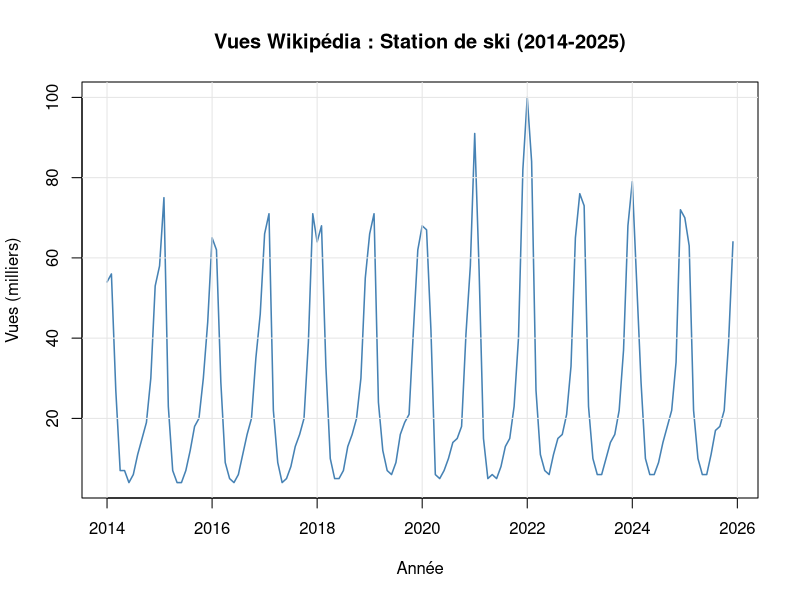
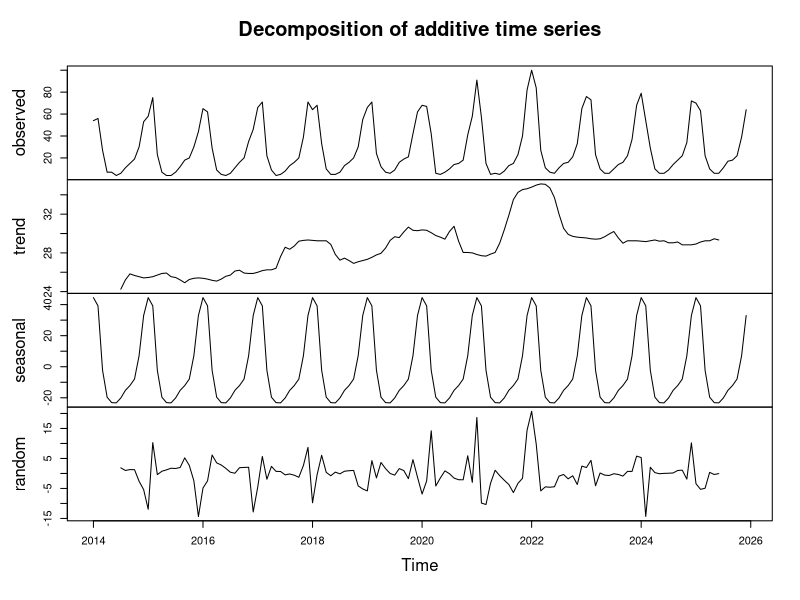
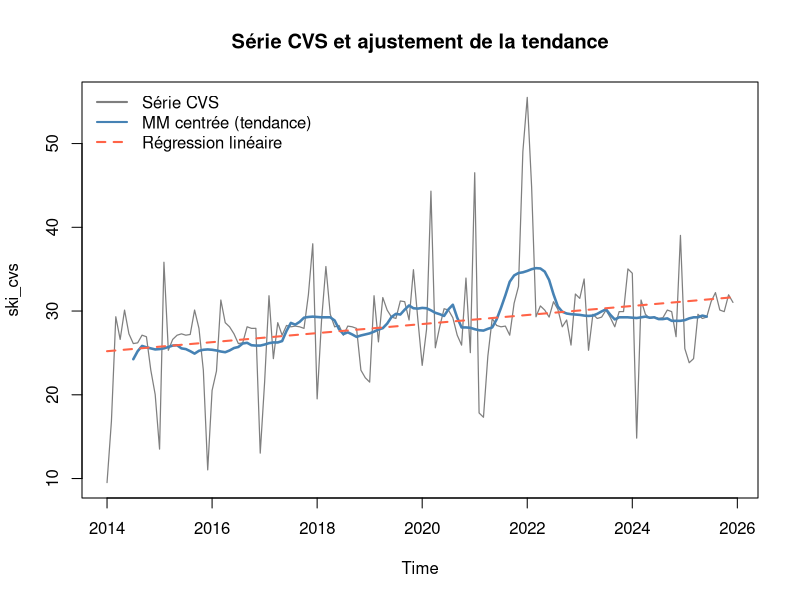
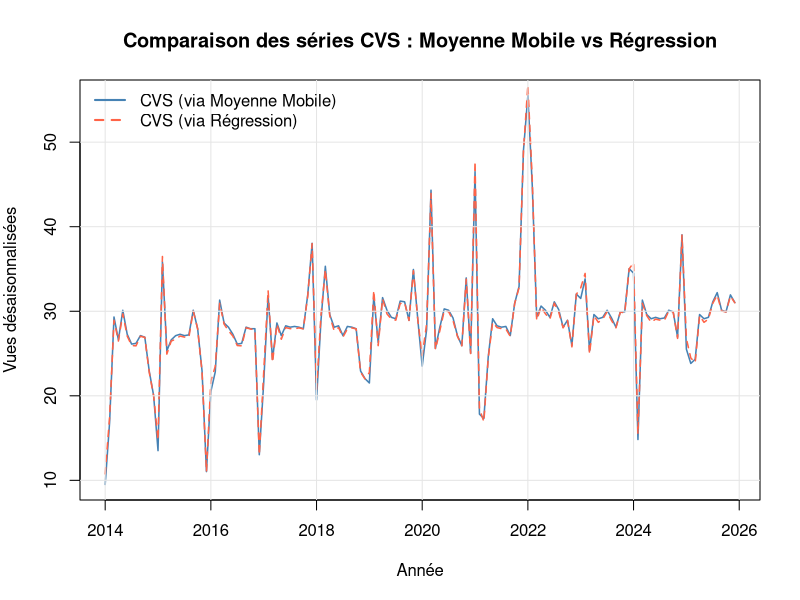
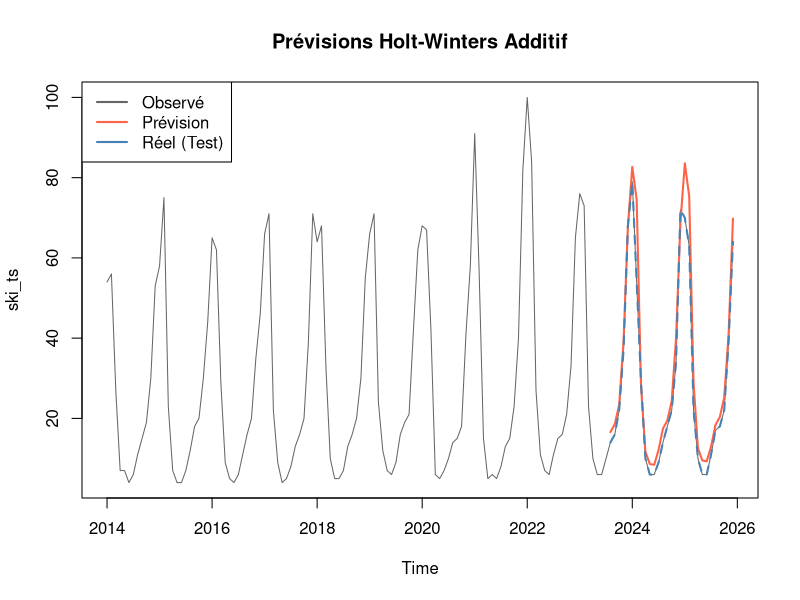
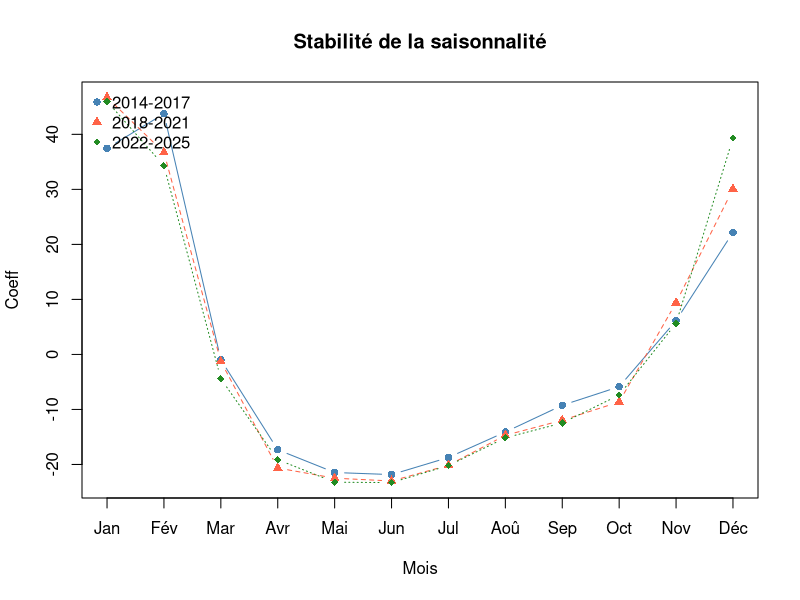

Write the R code that produced these figures, in order.
# =============================================================================
# Projet d'Analyse Descriptive des Séries Temporelles
# Étude : Popularité de "Station de ski" sur Wikipédia (2014-2025)
# =============================================================================

# --- 0. Chargement des packages ---
packages <- c("readxl", "ggplot2", "forecast", "tseries", "dplyr", "tidyr")
for (pkg in packages) {
  if (!require(pkg, character.only = TRUE, quietly = TRUE)) {
    install.packages(pkg)
    library(pkg, character.only = TRUE)
  }
}

# 1. CHARGEMENT
# Assure-toi que le fichier est dans le dossier de travail
df <- readxl::read_excel("ski_dataset.xlsx", sheet = "dataset")
colnames(df) <- c("Date", "Vues")

# Création de la série temporelle
ski_ts <- ts(df$Vues, start = c(2014, 1), frequency = 12)

# =============================================================================
# 2. ANALYSE EXPLORATOIRE - FIGURE 1
# =============================================================================
png("image.png", width = 1000, height = 500, res = 120)
plot.ts(ski_ts, 
        col = "steelblue", 
        lwd = 1.5,
        ylab = "Vues (milliers)",
        xlab = "Année")
title(main = "Vues Wikipédia : Station de ski (2014-2025)") # Titre à part pour éviter l'erreur
grid(col = "gray90", lty = 1)
dev.off()

# =============================================================================
# 3. DÉCOMPOSITION - FIGURE 2
# =============================================================================
decomp <- decompose(ski_ts, type = "additive")

png("image2.png", width = 1000, height = 800, res = 120)
plot(decomp) # plot(decomp) ne supporte pas l'argument main directement
dev.off()

# =============================================================================
# 4. SÉRIE CVS ET TENDANCE - FIGURE 3
# =============================================================================
ski_cvs <- ski_ts - decomp$seasonal
t_index <- 1:length(ski_cvs)
reg_lineaire <- lm(as.numeric(ski_cvs) ~ t_index)

png("image3.png", width = 1000, height = 500, res = 120)
plot.ts(ski_cvs, 
        col = "gray50", 
        lwd = 1.2, 
        main = "Série CVS et ajustement de la tendance")
# Ajout des lignes de tendance
lines(decomp$trend, col = "steelblue", lwd = 2.5)
# Pour la régression linéaire, on crée un objet ts pour l'alignement
tendance_reg_ts <- ts(fitted(reg_lineaire), start = start(ski_ts), frequency = 12)
lines(tendance_reg_ts, col = "tomato", lwd = 2, lty = 2)

legend("topleft",
       legend = c("Série CVS", "MM centrée (tendance)", "Régression linéaire"),
       col = c("gray50", "steelblue", "tomato"),
       lty = c(1, 1, 2), lwd = 2, bty = "n")
dev.off()

# =============================================================================
# 5. DÉSAISONNALISATION PAR RÉGRESSION ET COMPARAISON CVS - FIGURE 4
# =============================================================================

# Création des variables indicatrices pour les mois (Saisonnalité déterministe)
# cycle(ski_ts) donne le mois (1 à 12) pour chaque observation
mois_factor <- factor(cycle(ski_ts))
t_reg <- 1:length(ski_ts)

# Modèle de régression : Tendance linéaire + indicatrices saisonnières
# On enlève l'intercept pour avoir tous les mois ou on garde janvier en référence
modele_reg <- lm(as.numeric(ski_ts) ~ t_reg + mois_factor)

# Extraction de la composante saisonnière par régression
# On récupère les coefficients des mois (2 à 12) et on fixe Janvier à 0 (référence)
coeff_reg <- c(0, coef(modele_reg)[3:13]) 
# Centrage des coefficients (somme égale à 0 comme pour la MM)
coeff_reg_centrees <- coeff_reg - mean(coeff_reg)

# Calcul de la série CVS par régression
# On soustrait à chaque point le coefficient du mois correspondant
sais_reg_complete <- coeff_reg_centrees[cycle(ski_ts)]
ski_cvs_reg <- ts(as.numeric(ski_ts) - sais_reg_complete, start = start(ski_ts), frequency = 12)

# Génération de l'image 4
png("image4_cvs_comparaison.png", width = 1000, height = 500, res = 120)
par(mar = c(5, 4, 4, 2))

# Tracer la CVS par Moyenne Mobile (calculée en partie 4)
plot.ts(ski_cvs, 
        col = "steelblue", 
        lwd = 1.5, 
        main = "Comparaison des séries CVS : Moyenne Mobile vs Régression",
        xlab = "Année",
        ylab = "Vues désaisonnalisées")

# Ajouter la CVS par Régression
lines(ski_cvs_reg, col = "tomato", lwd = 1.5, lty = 2)

# Grille et légende
grid(col = "gray90", lty = 1)
legend("topleft",
       legend = c("CVS (via Moyenne Mobile)", "CVS (via Régression)"),
       col = c("steelblue", "tomato"),
       lty = c(1, 2), 
       lwd = 2, 
       bty = "n")

dev.off()


# =============================================================================
# 6. PRÉVISIONS HOLT-WINTERS - FIGURE 5
# =============================================================================
n_train <- round(length(ski_ts) * 0.80)
ski_train <- window(ski_ts, end = time(ski_ts)[n_train])
ski_test  <- window(ski_ts, start = time(ski_ts)[n_train + 1])

model_hw_add <- HoltWinters(ski_train, seasonal = "additive")
prev_hw_add  <- predict(model_hw_add, n.ahead = length(ski_test))

png("image5_holtwinters.png", width = 1000, height = 500, res = 120)
plot(ski_ts, main = "Prévisions Holt-Winters Additif", col="gray40")
lines(prev_hw_add, col = "tomato", lwd = 2)
lines(ski_test, col = "steelblue", lwd = 2, lty = 2)
legend("topleft", 
       legend = c("Observé", "Prévision", "Réel (Test)"),
       col = c("gray40", "tomato", "steelblue"), lty = 1, lwd = 2)
dev.off()

# =============================================================================
# 7. STABILITÉ SAISONNIÈRE - FIGURE 6
# =============================================================================
# On utilise matplot qui est plus robuste pour les comparaisons
noms_mois <- c("Jan","Fév","Mar","Avr","Mai","Jun","Jul","Aoû","Sep","Oct","Nov","Déc")
d1 <- decompose(window(ski_ts, start=c(2014,1), end=c(2017,12)))$figure
d2 <- decompose(window(ski_ts, start=c(2018,1), end=c(2021,12)))$figure
d3 <- decompose(window(ski_ts, start=c(2022,1), end=c(2025,12)))$figure

png("image6_stabilite_saisonnalite.png", width = 1000, height = 500, res = 120)
matplot(1:12, cbind(d1, d2, d3), type = "b", pch = 16:18, 
        col = c("steelblue", "tomato", "forestgreen"),
        xaxt = "n", xlab = "Mois", ylab = "Coeff",
        main = "Stabilité de la saisonnalité")
axis(1, at = 1:12, labels = noms_mois)
legend("topleft", legend = c("2014-2017", "2018-2021", "2022-2025"),
       col = c("steelblue", "tomato", "forestgreen"), pch = 16:18, bty = "n")
dev.off()

cat("\nOpération terminée. Les images sont prêtes pour LaTeX.\n")
